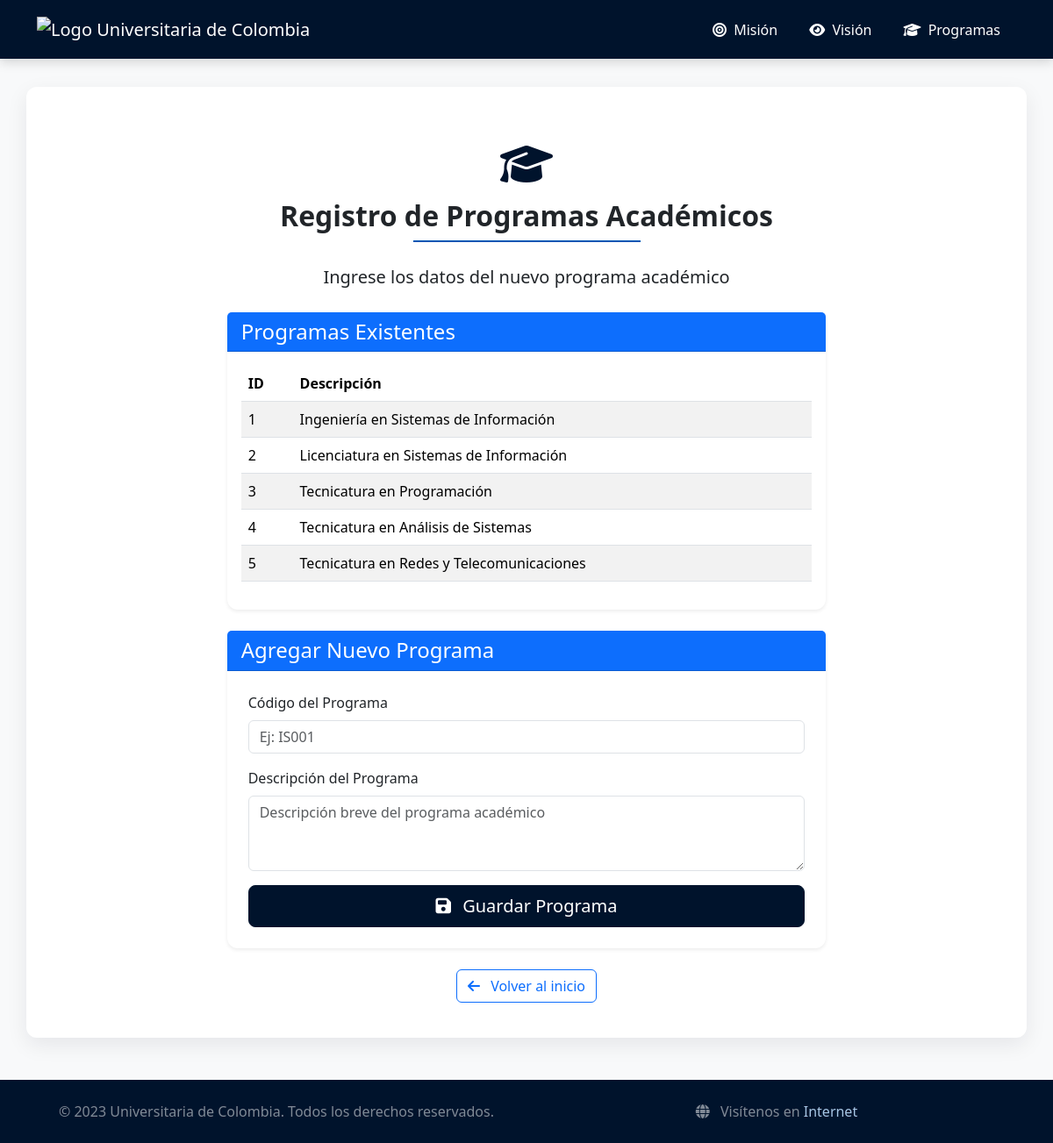
The app's page /programas, older data.
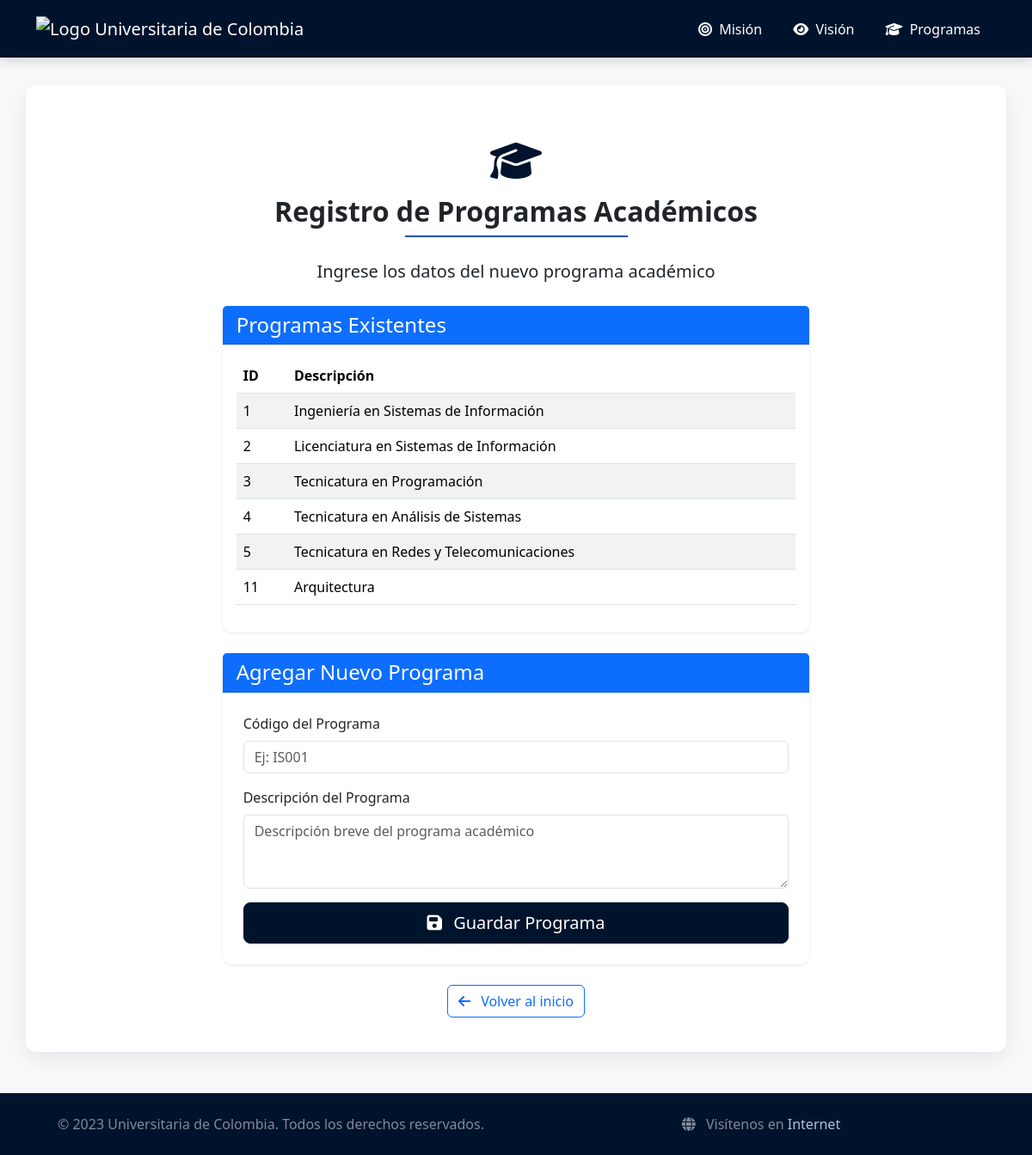
The same page, newer data.
### tables this page shows
CREATE TABLE carrera (
    id INTEGER PRIMARY KEY AUTOINCREMENT,
    descripcion TEXT NOT NULL UNIQUE
);

### main.py (the view)
@app.route("/programas", methods=['GET'])
def programas():
    db = get_db()
    cursor = db.cursor()
    cursor.execute("SELECT * FROM carrera")
    programas = cursor.fetchall()
    return render_template('programas.html', programas=programas)

### main.py (called while the page is built)
def get_db():
    db = getattr(g, '_database', None)
    if db is None:
        db = g._database = sqlite3.connect(DATABASE)
        db.row_factory = sqlite3.Row
    return db

@app.teardown_appcontext
def close_connection(exception):
    db = getattr(g, '_database', None)
    if db is not None:
        db.close()

### templates/programas.html (shortened to what this page needs)
{% extends 'base.html' %}
{% block content %}
<div class="container mt-4">
    <div class="text-center mb-4">
        <i class="fas fa-graduation-cap fa-3x text-primary mb-3"></i>
        <h2 class="fw-bold">Registro de Programas Académicos</h2>
        <div class="border-bottom w-25 mx-auto mb-4"></div>
        <p class="lead">Ingrese los datos del nuevo programa académico</p>
    </div>
    <div class="row mb-4">
        <div class="col-lg-8 mx-auto">
            <div class="card shadow-sm">
                <div class="card-header bg-primary text-white">
                    <h4 class="mb-0">Programas Existentes</h4>
                </div>
                <div class="card-body">
                    <div class="table-responsive">
                        <table class="table table-striped table-hover">
                            <thead>
                                <tr>
                                    <th>ID</th>
                                    <th>Descripción</th>
                                </tr>
                            </thead>
                            <tbody>
                                {% for programa in programas %}
                                <tr>
                                    <td>{{ programa.id }}</td>
                                    <td>{{ programa.descripcion }}</td>
                                </tr>
                                {% endfor %}
                            </tbody>
                        </table>
                    </div>
                </div>
            </div>
        </div>
    </div>
    <div class="row">
        <div class="col-lg-8 mx-auto">
            <div class="card shadow-sm">
                <div class="card-header bg-primary text-white">
                    <h4 class="mb-0">Agregar Nuevo Programa</h4>
                </div>
                <div class="card-body p-4">
                    <form method="POST" action="{{ url_for('mision') }}">
                        <div class="mb-3">
                            <label for="codigo" class="form-label">Código del Programa</label>
                            <input type="text" class="form-control" id="codigo" name="codigo" placeholder="Ej: IS001" required>
                        </div>
                        <div class="mb-3">
                            <label for="descripcion" class="form-label">Descripción del Programa</label>
                            <textarea class="form-control" id="descripcion" name="descripcion" rows="3" placeholder="Descripción breve del programa académico" required></textarea>
                        </div>
                        <div class="d-grid">
                            <button type="submit" class="btn btn-primary btn-lg">
                                <i class="fas fa-save me-2"></i> Guardar Programa
                            </button>
                        </div>
                    </form>
                </div>
            </div>
            <div class="text-center mt-4">
                <a href="{{url_for('base')}}" class="btn btn-outline-primary">
                    <i class="fas fa-arrow-left me-2"></i> Volver al inicio
                </a>
            </div>
        </div>
    </div>
</div>
{% endblock %}

### templates/base.html (shortened to what this page needs)
<!DOCTYPE html>
<html lang="en">
<head>
    <link href="https://cdn.jsdelivr.net/npm/bootstrap@5.3.3/dist/css/bootstrap.min.css" rel="stylesheet">
    <link rel="stylesheet" href="https://cdnjs.cloudflare.com/ajax/libs/font-awesome/6.4.0/css/all.min.css">
    <link rel="stylesheet" href="{{ url_for('static', filename='css/styles.css') }}">
</head>
<body class="d-flex flex-column min-vh-100">
    <nav class="navbar navbar-expand-lg navbar-dark">
        <div class="container">
            <a class="navbar-brand" href="{{url_for('base')}}">
                <img src="https://universitariadecolombia.edu.co/wp-content/uploads/2022/02/imagenlogop2.png" alt="Logo Universitaria de Colombia">
            </a>
            <div class="collapse navbar-collapse" id="navbarNav">
                <ul class="navbar-nav ms-auto">
                    <li class="nav-item">
                        <a class="nav-link" href="{{url_for('mision')}}">
                            <i class="fas fa-bullseye me-1"></i> Misión
                        </a>
                    </li>
                    <li class="nav-item">
                        <a class="nav-link" href="{{url_for('vision')}}">
                            <i class="fas fa-eye me-1"></i> Visión
                        </a>
                    </li>
                    <li class="nav-item">
                        <a class="nav-link" href="{{url_for('programas')}}">
                            <i class="fas fa-graduation-cap me-1"></i> Programas
                        </a>
                    </li>
                </ul>
            </div>
        </div>
    </nav>
    <main class="container my-5 flex-grow-1">
        {% block content %} {% endblock %}
    </main>
    <footer class="mt-auto py-4 text-white-50 text-center">
        <div class="container">
            <div class="row">
                <div class="col-md-6">
                    <p class="mb-0">&copy; 2023 Universitaria de Colombia. Todos los derechos reservados.</p>
                </div>
                <div class="col-md-6">
                    <p class="mb-0">
                        <i class="fas fa-globe me-2"></i> Visítenos en
                        <a href="https://www.google.com" target="_blank">Internet</a>
                    </p>
                </div>
            </div>
        </div>
    </footer>
</body>
</html>

### static/css/styles.css (style rules this page uses)
:root { --primary-color: #00132c; --secondary-color: #ffffff; --accent-color: #0056b3; --light-bg: #f8f9fa; }
body { font-family: 'Segoe UI', Tahoma, Geneva, Verdana, sans-serif; background-color: var(--light-bg); }
.navbar { background-color: var(--primary-color) !important; box-shadow: 0 4px 12px rgba(0, 0, 0, 0.15); padding: 0.8rem 0; }
.navbar-brand img { height: 80px; width: auto; transition: transform 0.3s ease; }
.nav-link { color: var(--secondary-color) !important; font-weight: 500; margin: 0 10px; position: relative; transition: all 0.3s ease; }
.nav-link::after { content: ''; position: absolute; bottom: -5px; left: 0; width: 0; height: 2px; background-color: var(--accent-color); transition: width 0.3s ease; }
.container.my-5 { background-color: white; border-radius: 12px; box-shadow: 0 8px 24px rgba(0, 19, 44, 0.08); padding: 2.5rem; margin-top: 2rem !important; }
footer { background-color: var(--primary-color) !important; padding: 1.5rem 0; margin-top: 3rem; }
footer a { color: #a8c6e5 !important; text-decoration: none; transition: color 0.3s ease; }
.btn-primary { background-color: var(--primary-color); border-color: var(--primary-color); }
.lead { font-size: 1.25rem; font-weight: 300; line-height: 1.6; }
.card { border: none; border-radius: 12px; box-shadow: 0 4px 12px rgba(0, 0, 0, 0.05); transition: transform 0.3s ease, box-shadow 0.3s ease; }
.border-bottom { border-bottom: 2px solid var(--accent-color) !important; }
.text-primary { color: var(--primary-color) !important; }
.fw-bold { font-weight: 700 !important; }

Row changes from the older to the newer data that the page shows:
added carrera: id "11", descripcion "Arquitectura"
